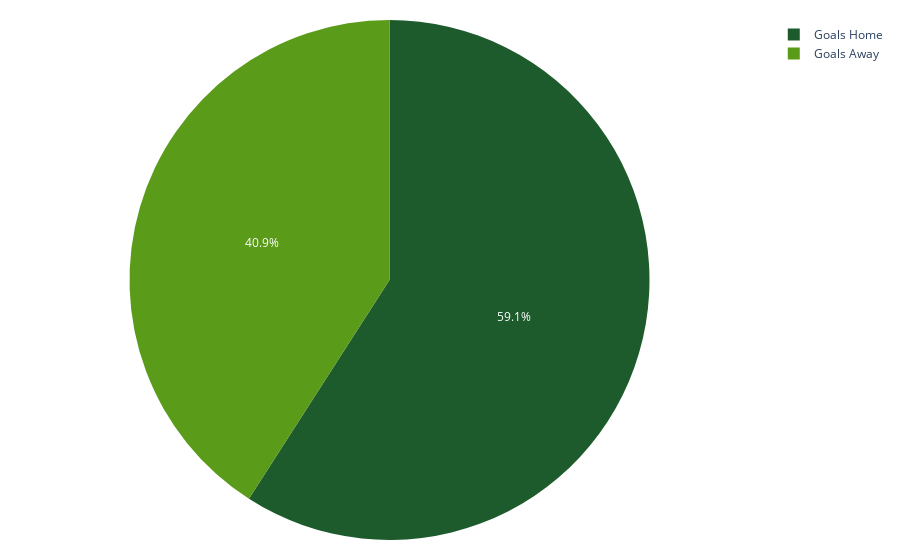

The notebook cell this image was saved under:
### Code cell
data=pd.read_csv('data_final.csv')
df=data[data['full_name'] == 'Mohamed Salah']
names=['Goals Home', 'Goals Away']
values=[int(list(df['goals_home'])[0]),int(list(df['goals_away'])[0])]
fig=px.pie(df, names=names, values=values, color_discrete_sequence=['#1D5B2C', '#5A9B1A'])
fig.update_layout(margin=dict(t=20, r=20, b=20, l=20))
fig.show()

### Figure 1 — Plotly figure (JSON) as saved in the notebook; plotly's stock layout.template omitted (floating-point values rounded to 4 significant figures)
{"data": [{"domain": {"x": [0, 1], "y": [0, 1]}, "hovertemplate": "label=%{label}<br>value=%{value}<extra></extra>", "labels": ["Goals Home", "Goals Away"], "legendgroup": "", "name": "", "showlegend": true, "type": "pie", "values": [13, 9]}], "layout": {"autosize": true, "legend": {"tracegroupgap": 0}, "margin": {"b": 20, "l": 20, "r": 20, "t": 20}, "piecolorway": ["#1D5B2C", "#5A9B1A"]}}
